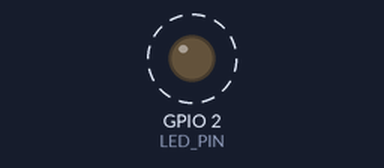
A sketch run on a simulated ESP32. Shown: output pins drawn as LEDs (lit = HIGH). Dashed ring = blinking. What the sketch prints to the serial monitor is not drawn.

Above: at 0.2 s.
Timing chart, 0 to 3.0 s (numbered marks = the images above):
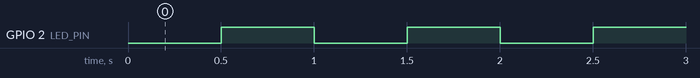

The sketch:

main.ino
```cpp
#define LED_PIN 2

void ledtask(void *parameter);
void serialmonitorTask(void *parameter);

void setup(){
  Serial.begin(115200);
  pinMode(LED_PIN,OUTPUT);
  xTaskCreatePinnedToCore(serialmonitorTask,"Serial monitor task",1000,NULL,1,NULL,1);
  xTaskCreatePinnedToCore(ledtask,"led task",1000,NULL,1,NULL,1);
  Serial.println("FreeRTOS Day 1 started");

}

void loop(){

}

void ledtask(void *parameter){

  while(true){

    digitalWrite(LED_PIN,LOW);
    Serial.println("LED Task: LED OFF");
    vTaskDelay(pdMS_TO_TICKS(500));
    digitalWrite(LED_PIN,HIGH);
    Serial.println("LED Task: LED ON");
    vTaskDelay(pdMS_TO_TICKS(500));
  }
}

void serialmonitorTask(void *parameter){
  while(true){
    Serial.println("Serial Task is running");
    vTaskDelay(pdMS_TO_TICKS(1000));
  }
}
```

Measured:
- by itself, GPIO 2 (LED_PIN): alternates HIGH for 0.50 s and LOW for 0.50 s
